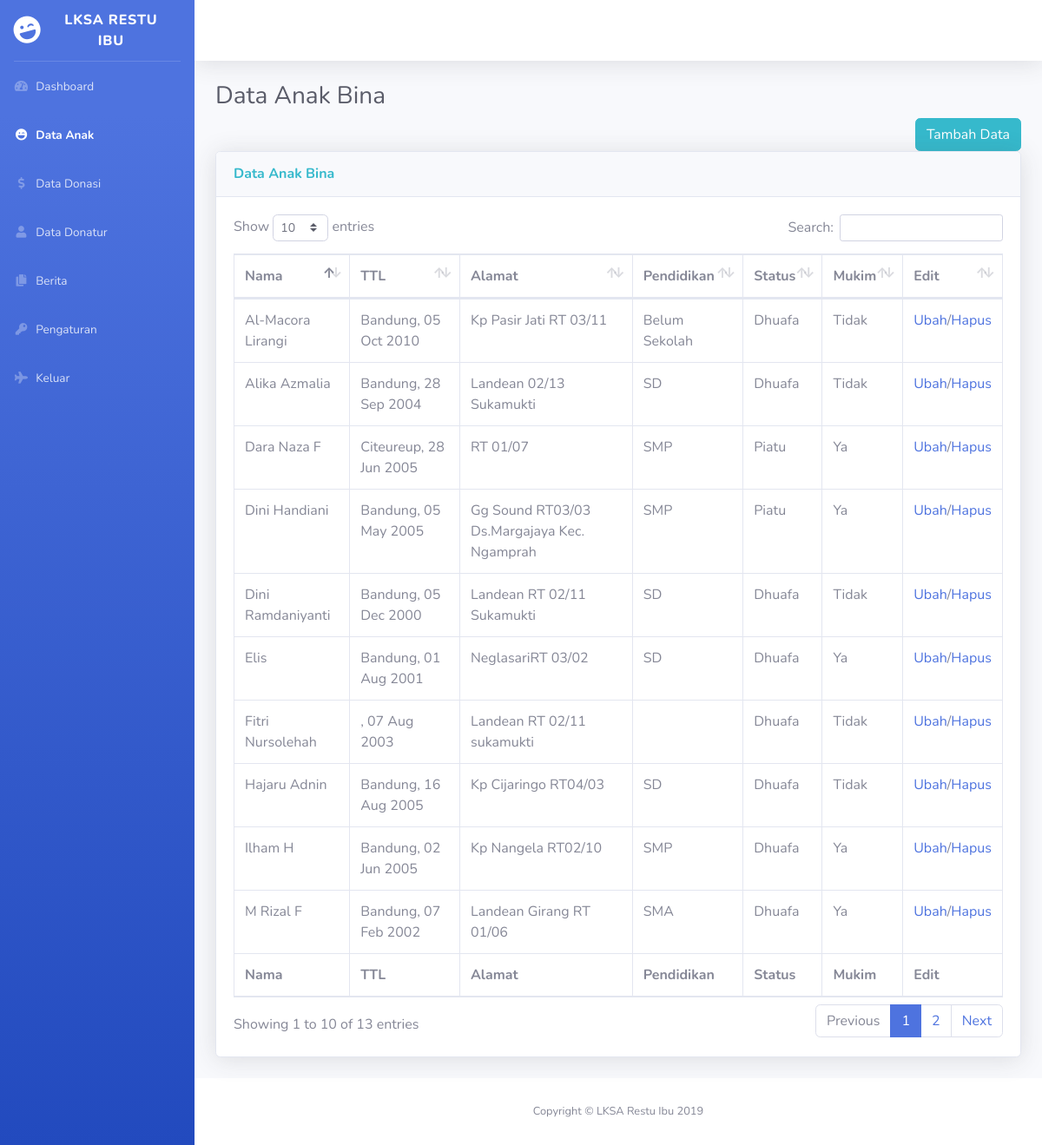
Page /admin/anak.php (signed in) on the committed database.
### tables this page shows
CREATE TABLE `info` (
  `id_info` int(5) NOT NULL,
  `nama_yayasan` varchar(50) NOT NULL,
  `tentang_yayasan` text NOT NULL,
  `alamat_yayasan` varchar(100) NOT NULL,
  `tlp_yayasan` varchar(12) NOT NULL
);

CREATE TABLE `anak_bina` (
  `id_anak` int(5) NOT NULL,
  `gambar_anak` varchar(150) NOT NULL,
  `nama_anak` varchar(50) NOT NULL,
  `ttl_anak` date NOT NULL,
  `tempat_anak` varchar(50) NOT NULL,
  `alamat_anak` text NOT NULL,
  `pendidikan_anak` varchar(50) NOT NULL,
  `status_anak` varchar(50) NOT NULL,
  `mukim_anak` varchar(50) NOT NULL,
  `id_petugas` int(5) NOT NULL
);

### admin/anak.php (the view, shortened to what this page needs)
<?php
require_once "../lib/mainconfig.php";
$data = $conn->query("SELECT * FROM info");
$info    = $data->fetch_assoc();
$anaks = $conn->query("SELECT * FROM anak_bina");
?>
<!DOCTYPE html>
<html lang="en">
<head>
  <link href="vendor/fontawesome-free/css/all.min.css" rel="stylesheet" type="text/css">
  <link href="css/sb-admin-2.min.css" rel="stylesheet">
  <link href="vendor/datatables/dataTables.bootstrap4.min.css" rel="stylesheet">
</head>
<body id="page-top">
  <div id="wrapper">
<?php include "nav.phtml";?>
    <div id="content-wrapper" class="d-flex flex-column">
      <div id="content">
        <nav class="navbar navbar-expand navbar-light bg-white topbar mb-4 static-top shadow">
        </nav>
        <div class="container-fluid">
          <h1 class="h3 mb-2 text-gray-800">Data Anak Bina</h1>
              <div class="text-right">
                <a href="tambahanak.php" class="btn btn-info">Tambah Data</a>
            </div>
          <div class="card shadow mb-4">
            <div class="card-header py-3">
              <h6 class="m-0 font-weight-bold text-info">Data Anak Bina</h6>
            </div>
            <div class="card-body">
              <div class="table-responsive">
                <table class="table table-bordered" id="dataTable" width="100%" cellspacing="0">
                  <thead>
                    <tr>
                      <th>Nama</th>
                      <th>TTL</th>
                      <th>Alamat</th>
                      <th>Pendidikan</th>
                      <th>Status</th>
                      <th>Mukim</th>
                      <th>Edit</th>
                    </tr>
                  </thead>
                  <tfoot>
                    <tr>
                      <th>Nama</th>
                      <th>TTL</th>
                      <th>Alamat</th>
                      <th>Pendidikan</th>
                      <th>Status</th>
                      <th>Mukim</th>
                      <th>Edit</th>
                    </tr>
                  </tfoot>
                  <tbody>
                    <?php while($anak = $anaks->fetch_array()){?>
                    <tr>
                      <td><?=$anak['nama_anak'];?></td>
                      <td><?=$anak['tempat_anak'];?>, <?=date('d M Y',strtotime($anak['ttl_anak']));?></td>
                      <td><?=$anak['alamat_anak'];?></td>
                      <td><?=$anak['pendidikan_anak'];?></td>
                      <td><?=$anak['status_anak'];?></td>
                      <td><?php if($anak['mukim_anak']=="1"){ echo "Ya";}else{ echo "Tidak";}?></td>
                      <td><a href="ubahanak.php?id=<?=$anak['id_anak'];?>">Ubah</a>/<a href="#" data-toggle="modal" data-target="#modal">Hapus</a></td>
                    </tr>
                    <?php } ?>
                  </tbody>
                </table>
              </div>
            </div>
          </div>
        </div>
      </div>
      <footer class="sticky-footer bg-white">
        <div class="container my-auto">
          <div class="copyright text-center my-auto">
            <span>Copyright &copy; <?=$info['nama_yayasan'];?> 2019</span>
          </div>
        </div>
      </footer>
    </div>
  </div>
</body>
</html>

### admin/nav.phtml
<ul class="navbar-nav bg-gradient-primary sidebar sidebar-dark accordion" id="accordionSidebar">
  <a class="sidebar-brand d-flex align-items-center justify-content-center" href="index.php">
    <div class="sidebar-brand-icon rotate-n-15">
      <i class="fas fa-laugh-wink"></i>
    </div>
    <div class="sidebar-brand-text mx-3"><?=$info['nama_yayasan'];?> <sup></sup></div>
  </a>
  <hr class="sidebar-divider my-0">
  <li class="nav-item <?php if($dashboard){ echo"active";}?>">
    <a class="nav-link" href="index.php">
      <i class="fas fa-fw fa-tachometer-alt"></i>
      <span>Dashboard</span></a>
  </li>
  <li class="nav-item <?php if($anaks){ echo"active";}?>">
    <a class="nav-link" href="anak.php">
      <i class="fas fa-fw fa-laugh-wink"></i>
      <span>Data Anak</span></a>
  </li>
  <li class="nav-item <?php if($donasi){ echo"active";}?>">
    <a class="nav-link" href="donasi.php">
      <i class="fas fa-fw fa-dollar-sign"></i>
      <span>Data Donasi</span></a>
  </li>
  <li class="nav-item <?php if($donaturs){ echo"active";}?>">
    <a class="nav-link" href="donatur.php">
      <i class="fas fa-fw fa-user"></i>
      <span>Data Donatur</span></a>
  </li>
  <li class="nav-item <?php if($berita){ echo"active";}?>">
    <a class="nav-link" href="berita.php">
      <i class="fas fa-fw fa-copy"></i>
      <span>Berita</span></a>
  </li>
  <li class="nav-item <?php if($idpetugas){ echo"active";}?>">
    <a class="nav-link" href="pengaturan.php">
      <i class="fas fa-fw fa-key"></i>
      <span>Pengaturan</span></a>
  </li>
  <li class="nav-item">
    <a class="nav-link" href="logout.php">
      <i class="fas fa-fw fa-plane"></i>
      <span>Keluar</span></a>
  </li>
</ul>

### rows in the picture
info: nama_yayasan "LKSA RESTU IBU", nama_yayasan "LKSA Restu Ibu"
anak_bina: nama_anak "Dara Naza F", tempat_anak "Citeureup", ttl_anak "28 Jun 2005", alamat_anak "RT 01/07", pendidikan_anak "SMP", status_anak "Piatu", mukim_anak "Ya"
anak_bina: nama_anak "Ilham H", tempat_anak "Bandung", ttl_anak "02 Jun 2005", alamat_anak "Kp Nangela RT02/10", pendidikan_anak "SMP", status_anak "Dhuafa", mukim_anak "Ya"
anak_bina: nama_anak "M Rizal F", tempat_anak "Bandung", ttl_anak "07 Feb 2002", alamat_anak "Landean Girang RT 01/06", pendidikan_anak "SMA", status_anak "Dhuafa", mukim_anak "Ya"
anak_bina: nama_anak "Dini Handiani", tempat_anak "Bandung", ttl_anak "05 May 2005", alamat_anak "Gg Sound RT03/03 Ds.Margajaya Kec. Ngamprah", pendidikan_anak "SMP", status_anak "Piatu", mukim_anak "Ya"
anak_bina: nama_anak "Hajaru Adnin", tempat_anak "Bandung", ttl_anak "16 Aug 2005", alamat_anak "Kp Cijaringo RT04/03", pendidikan_anak "SD", status_anak "Dhuafa", mukim_anak "Tidak"
anak_bina: nama_anak "Al-Macora Lirangi", tempat_anak "Bandung", ttl_anak "05 Oct 2010", alamat_anak "Kp Pasir Jati RT 03/11", pendidikan_anak "Belum Sekolah", status_anak "Dhuafa", mukim_anak "Tidak"
anak_bina: nama_anak "Alika Azmalia", tempat_anak "Bandung", ttl_anak "28 Sep 2004", alamat_anak "Landean 02/13 Sukamukti", pendidikan_anak "SD", status_anak "Dhuafa", mukim_anak "Tidak"
anak_bina: nama_anak "Dini Ramdaniyanti", tempat_anak "Bandung", ttl_anak "05 Dec 2000", alamat_anak "Landean RT 02/11 Sukamukti", pendidikan_anak "SD", status_anak "Dhuafa", mukim_anak "Tidak"
anak_bina: nama_anak "Fitri Nursolehah", ttl_anak "07 Aug 2003", alamat_anak "Landean RT 02/11 sukamukti", status_anak "Dhuafa", mukim_anak "Tidak"
anak_bina: nama_anak "Elis", tempat_anak "Bandung", ttl_anak "01 Aug 2001", alamat_anak "NeglasariRT 03/02", pendidikan_anak "SD", status_anak "Dhuafa", mukim_anak "Ya"
